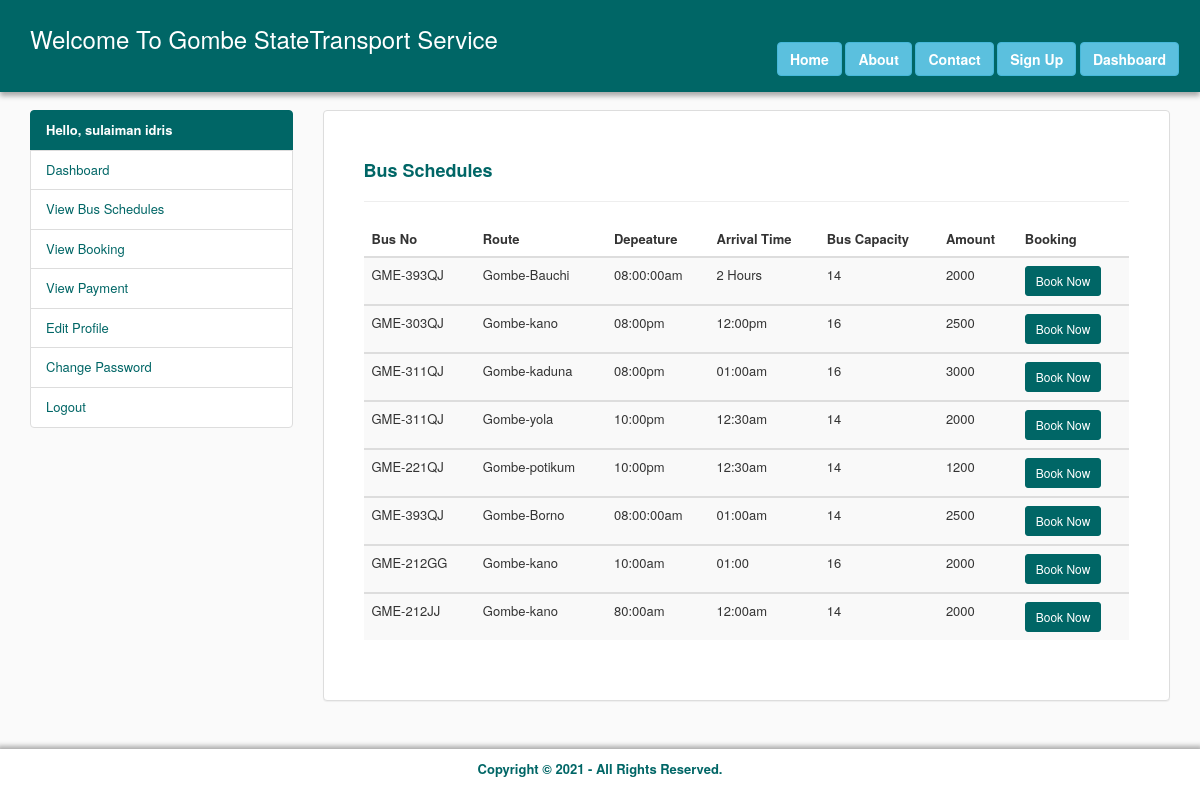
The page /bus_schedules.php (signed in) on the database its author committed.
### tables this page shows
CREATE TABLE `users` (
  `id` int(11) NOT NULL,
  `fname` varchar(200) NOT NULL,
  `lname` varchar(200) NOT NULL,
  `email` varchar(200) NOT NULL,
  `phone` varchar(200) NOT NULL,
  `password` varchar(200) NOT NULL,
  `status` enum('0','1') NOT NULL
);

CREATE TABLE `bus_schedules` (
  `id` int(11) NOT NULL,
  `bus_no` varchar(200) NOT NULL,
  `bus_name` varchar(200) NOT NULL,
  `route` varchar(200) NOT NULL,
  `depeature` varchar(200) NOT NULL,
  `arrival_time` varchar(200) NOT NULL,
  `capacity` varchar(200) NOT NULL,
  `amount` varchar(200) NOT NULL,
  `status` enum('0','1') NOT NULL
);

### bus_schedules.php (the view, shortened to what this page needs)
<?php
	require 'config/conn.php';
?>
<!DOCTYPE html>
<html>
<head>
	<link rel="stylesheet" type="text/css" href="css/bootstrap.min.css">
	<link rel="stylesheet" type="text/css" href="css/font-awesome.min.css">
	<link rel="stylesheet" type="text/css" href="css/style.css">
</head>
<body>
	<?php require 'config/header.php'; ?>
	<div class="container" style="margin-top: 110px">
		<div class="row">
			<?php require 'config/sidebar.php'; ?>
			<div class="col-md-9">
				<div class="panel panel-default">
				  <div class="panel-body" style="padding: 40px">
				  	<div class="form-group">
				  		<h4>Bus Schedules</h4> <hr>
				  	</div>
				  	<form method="POST" action="">
				  		<table class="table table-striped table-sm">
						    <thead>
						      <tr>
						        <th>Bus No</th>
						        <th>Route</th>
						        <th>Depeature</th>
						        <th>Arrival Time</th>
						        <th>Bus Capacity</th>
						        <th>Amount</th>
						        <th>Booking</th>
						      </tr>
						    </thead>
						    <?php
						    	$schedule = mysqli_query($isah, "SELECT * FROM bus_schedules WHERE status='1' ");
						    	while($viewRows = mysqli_fetch_array($schedule)){
						    ?>
						    <tbody>
						      <tr>
						        <td><?php echo $viewRows['bus_no']; ?></td>
						        <td><?php echo $viewRows['route']; ?></td>
						        <td><?php echo $viewRows['depeature']; ?></td>
						        <td><?php echo $viewRows['arrival_time']; ?></td>
						        <td><?php echo $viewRows['capacity']; ?></td>
						        <td><?php echo $viewRows['amount']; ?></td>
						        <td><a href="comfirm_booking.php?route=<?php echo $viewRows['route']; ?>" class="btn btn-default btn-sm">Book Now</a></td>
						      </tr>
						    </tbody>
						    <?php } ?>
						  </table>
				  	</form>
				  </div>
				</div>
			</div>
		</div>
	</div>
	<?php require 'config/footer.php'; ?>
</body>
</html>

### config/header.php
<div class="navbar navbar-default navbar-fixed-top">
		<div class="container" style="margin-top: -10px;">
			<p><h3>Welcome To Gombe StateTransport Service</h3></p>
		</div>
		<div class="pull-right" style="margin-top: -20px; margin-right: 20px;">
			<a href="index.php" class="btn btn-info" style="font-weight: bolder;">Home</a>
			<a href="about.php" class="btn btn-info" style="font-weight: bolder;">About</a>
			<a href="contact.php" class="btn btn-info" style="font-weight: bolder;">Contact</a>
			<a href="register.php" class="btn btn-info" style="font-weight: bolder;">Sign Up</a>
			<a href="login.php" class="btn btn-info" style="font-weight: bolder;">Dashboard</a>
		</div>
	</div>

### config/sidebar.php
<?php
	$User = mysqli_query($isah, "SELECT * FROM users WHERE (email='".$_SESSION['email']."' OR phone='".$_SESSION['email']."') ");
	$viewUser = mysqli_fetch_array($User);
?>
<div class="col-md-3">
				<div class="list-group">
				  <a href="#" class="list-group-item disabled"><b>Hello, <?php echo $viewUser['fname']." ".$viewUser['lname']; ?> </b></a>
				  <a href="dashboard.php" class="list-group-item">Dashboard </a>
				  <a href="bus_schedules.php" class="list-group-item">View Bus Schedules</a>
				  <a href="view_booking.php" class="list-group-item">View Booking</a>
				  <a href="view_payment.php" class="list-group-item">View Payment</a>
				  <a href="view_profile.php" class="list-group-item">Edit Profile </a>
				  <a href="change_password.php" class="list-group-item">Change Password</a>
				  <a href="logout.php" class="list-group-item">Logout</a>
				</div>
			</div>

### config/footer.php
<div class="navbar navbar-default footer navbar-fixed-bottom">
		<div class="container">
			<p class="text-center">Copyright &copy; 2021 - All Rights Reserved.</p>
		</div>
	</div>

### css/style.css (style rules this page uses)
body { font-size: 13px; background-color: #fafafa; }
.navbar-default { background-color: #006666; border: 1px solid #006666; padding: 15px 0px; color: #ffffff; font-weight: bolder; box-shadow: 0px 4px 5px 0px #aaa; }
.footer { box-shadow: 0px 0px 5px 3px #aaa; padding: 10px; background-color: #ffffff; border: 1px solid #ffffff; }
.panel-default h4 { color: #006666; font-weight: bolder; }
.btn-default { background-color: #006666; border: 1px solid #006666; color: #ffffff; }
.footer p { color: #006666; font-weight: 600; }
.list-group-item.disabled, .list-group-item.disabled:focus, .list-group-item.disabled:hover { background-color: #006666; border: 1px solid #006666; color: #ffffff; }
a.list-group-item, button.list-group-item { color: #006666; }

### rows shown on the page
users: fname "sulaiman", lname "idris"
bus_schedules: bus_no "GME-393QJ", route "Gombe-Bauchi", depeature "08:00:00am", arrival_time "2 Hours", capacity "14", amount "2000"
bus_schedules: bus_no "GME-303QJ", route "Gombe-kano", depeature "08:00pm", arrival_time "12:00pm", capacity "16", amount "2500"
bus_schedules: bus_no "GME-311QJ", route "Gombe-kaduna", depeature "08:00pm", arrival_time "01:00am", capacity "16", amount "3000"
bus_schedules: bus_no "GME-311QJ", route "Gombe-yola", depeature "10:00pm", arrival_time "12:30am", capacity "14", amount "2000"
bus_schedules: bus_no "GME-221QJ", route "Gombe-potikum", depeature "10:00pm", arrival_time "12:30am", capacity "14", amount "1200"
bus_schedules: bus_no "GME-393QJ", route "Gombe-Borno", depeature "08:00:00am", arrival_time "01:00am", capacity "14", amount "2500"
bus_schedules: bus_no "GME-212GG", route "Gombe-kano", depeature "10:00am", arrival_time "01:00", capacity "16", amount "2000"
bus_schedules: bus_no "GME-212JJ", route "Gombe-kano", depeature "80:00am", arrival_time "12:00am", capacity "14", amount "2000"
